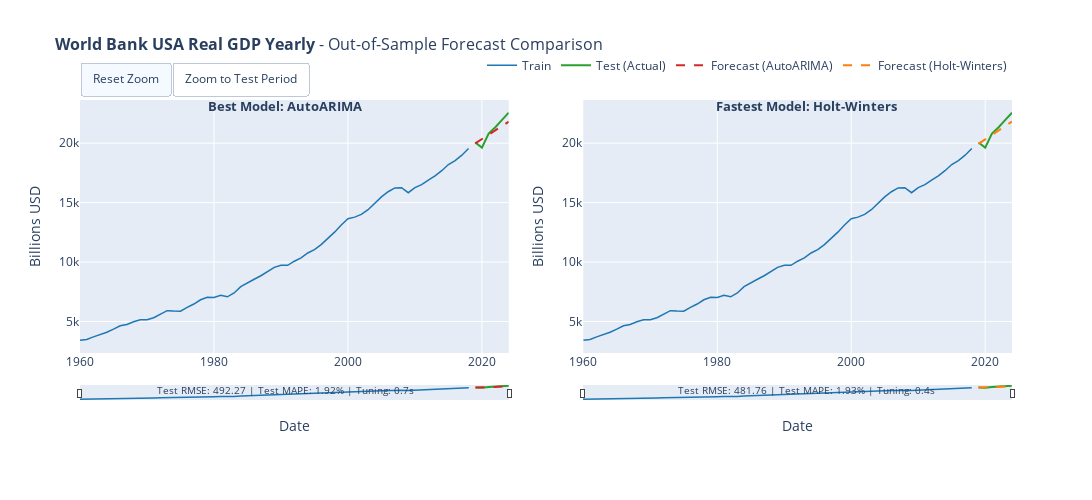

Notebook source saved alongside this figure:
### Code cell
# 10. Interactive Visualization (Plotly)
#
# Interactive forecast comparison with zoom, pan, and hover capabilities.

def create_interactive_forecast_plot(train_series, test_series, predictions_dict, dataset_name, target_column=None, value_unit=None):
    """
    Create interactive forecast comparison plot using Plotly.
    
    Args:
        train_series: Training TimeSeries
        test_series: Test TimeSeries (actual values)
        predictions_dict: Dictionary with 'best_rmse' and 'fastest' predictions
        dataset_name: Name for the plot title
        target_column: Name of the target variable
        value_unit: Unit label for the y-axis (e.g., 'Billions USD')
    
    Returns:
        Plotly Figure object
    """
    n_plots = len([k for k in ['best_rmse', 'fastest'] if predictions_dict.get(k)])
    if n_plots == 0:
        return None
    
    same_model = predictions_dict.get('best_rmse', {}).get('model') == predictions_dict.get('fastest', {}).get('model')
    if same_model:
        n_plots = 1
    
    fig = make_subplots(rows=1, cols=n_plots, horizontal_spacing=0.08)
    
    colors = {'train': '#1f77b4', 'test': '#2ca02c', 'pred1': '#d62728', 'pred2': '#ff7f0e'}
    
    # Determine y-axis label
    y_label = value_unit if value_unit else (target_column if target_column else 'Value')
    
    def add_traces(pred_key, col, show_legend=True, show_forecast_legend_only=False):
        if pred_key not in predictions_dict:
            return
        pred_info = predictions_dict[pred_key]
        pred = pred_info['prediction']
        
        fig.add_trace(go.Scatter(
            x=train_series.time_index, y=train_series.values().flatten(),
            mode='lines', name='Train', line=dict(color=colors['train'], width=1.5),
            showlegend=show_legend and not show_forecast_legend_only, 
            hovertemplate='<b>Train</b><br>Date: %{x}<br>Value: %{y:.2f}<extra></extra>'
        ), row=1, col=col)
        
        fig.add_trace(go.Scatter(
            x=test_series.time_index, y=test_series.values().flatten(),
            mode='lines', name='Test (Actual)', line=dict(color=colors['test'], width=2),
            showlegend=show_legend and not show_forecast_legend_only, 
            hovertemplate='<b>Actual</b><br>Date: %{x}<br>Value: %{y:.2f}<extra></extra>'
        ), row=1, col=col)
        
        pred_color = colors['pred1'] if col == 1 else colors['pred2']
        fig.add_trace(go.Scatter(
            x=pred.time_index, y=pred.values().flatten(),
            mode='lines', name=f'Forecast ({pred_info["model"]})', 
            line=dict(color=pred_color, width=2, dash='dash'),
            showlegend=show_legend, 
            hovertemplate=f'<b>{pred_info["model"]}</b><br>Date: %{{x}}<br>Pred: %{{y:.2f}}<extra></extra>'
        ), row=1, col=col)
    
    if 'best_rmse' in predictions_dict:
        add_traces('best_rmse', 1, show_legend=True)
    if not same_model and 'fastest' in predictions_dict:
        add_traces('fastest', 2, show_legend=True, show_forecast_legend_only=True)
    
    fig.update_layout(
        title=dict(text=f'<b>{dataset_name}</b> - Out-of-Sample Forecast Comparison', font=dict(size=16)),
        width=1700, height=500, hovermode='x unified',
        legend=dict(orientation='h', yanchor='bottom', y=1.08, xanchor='right', x=1),
        xaxis=dict(rangeslider=dict(visible=True, thickness=0.05), type='date', title='Date'),
        yaxis=dict(title=y_label)
    )
    
    if n_plots == 2:
        fig.update_xaxes(rangeslider=dict(visible=True, thickness=0.05), type='date', title='Date', row=1, col=2)
        fig.update_yaxes(title=y_label, row=1, col=2)
    
    annotations = []
    if 'best_rmse' in predictions_dict:
        info = predictions_dict['best_rmse']
        annotations.append(dict(
            x=0.22 if n_plots == 2 else 0.5, y=1.02, xref='paper', yref='paper',
            text=f"<b>Best Model: {info['model']}</b>", showarrow=False, font=dict(size=13), xanchor='center'
        ))
        annotations.append(dict(
            x=0.22 if n_plots == 2 else 0.5, y=-0.18, xref='paper', yref='paper',
            text=f"Test RMSE: {info['rmse']:.2f} | Test MAPE: {info['mape']:.2f}% | Tuning: {info['tuning_time']:.1f}s",
            showarrow=False, font=dict(size=10), xanchor='center'
        ))
    if not same_model and 'fastest' in predictions_dict:
        info = predictions_dict['fastest']
        annotations.append(dict(
            x=0.78, y=1.02, xref='paper', yref='paper',
            text=f"<b>Fastest Model: {info['model']}</b>", showarrow=False, font=dict(size=13), xanchor='center'
        ))
        annotations.append(dict(
            x=0.78, y=-0.18, xref='paper', yref='paper',
            text=f"Test RMSE: {info['rmse']:.2f} | Test MAPE: {info['mape']:.2f}% | Tuning: {info['tuning_time']:.1f}s",
            showarrow=False, font=dict(size=10), xanchor='center'
        ))
    
    fig.update_layout(
        annotations=annotations, margin=dict(b=100),
        updatemenus=[dict(
            type="buttons", direction="left", x=0.0, xanchor="left", y=1.15, yanchor="top",
            buttons=[
                dict(args=[{"xaxis.autorange": True, "xaxis2.autorange": True}], label="Reset Zoom", method="relayout"),
                dict(args=[{"xaxis.range": [test_series.start_time(), test_series.end_time()],
                           "xaxis2.range": [test_series.start_time(), test_series.end_time()]}], 
                     label="Zoom to Test Period", method="relayout")
            ]
        )]
    )
    return fig

if 'final_predictions' in dir() and final_predictions:
    fig = create_interactive_forecast_plot(
        train, test, final_predictions, DATASET_CONFIG['name'], 
        target_column=DATASET_CONFIG['target_column'],
        value_unit=DATASET_CONFIG.get('value_unit')
    )
    if fig:
        fig.show()

### Figure 1 — Plotly figure (JSON) as saved in the notebook; plotly's stock layout.template omitted (floating-point values rounded to 4 significant figures)
{"data": [{"hovertemplate": "<b>Train</b><br>Date: %{x}<br>Value: %{y:.2f}<extra></extra>", "line": {"color": "#1f77b4", "width": 1.5}, "mode": "lines", "name": "Train", "showlegend": true, "type": "scatter", "x": ["1960-01-01T00:00:00.000000000", "1961-01-01T00:00:00.000000000", "1962-01-01T00:00:00.000000000", "1963-01-01T00:00:00.000000000", "1964-01-01T00:00:00.000000000", "1965-01-01T00:00:00.000000000", "1966-01-01T00:00:00.000000000", "1967-01-01T00:00:00.000000000", "1968-01-01T00:00:00.000000000", "1969-01-01T00:00:00.000000000", "1970-01-01T00:00:00.000000000", "1971-01-01T00:00:00.000000000", "1972-01-01T00:00:00.000000000", "1973-01-01T00:00:00.000000000", "1974-01-01T00:00:00.000000000", "1975-01-01T00:00:00.000000000", "1976-01-01T00:00:00.000000000", "1977-01-01T00:00:00.000000000", "1978-01-01T00:00:00.000000000", "1979-01-01T00:00:00.000000000", "1980-01-01T00:00:00.000000000", "1981-01-01T00:00:00.000000000", "1982-01-01T00:00:00.000000000", "1983-01-01T00:00:00.000000000", "1984-01-01T00:00:00.000000000", "1985-01-01T00:00:00.000000000", "1986-01-01T00:00:00.000000000", "1987-01-01T00:00:00.000000000", "1988-01-01T00:00:00.000000000", "1989-01-01T00:00:00.000000000", "1990-01-01T00:00:00.000000000", "1991-01-01T00:00:00.000000000", "1992-01-01T00:00:00.000000000", "1993-01-01T00:00:00.000000000", "1994-01-01T00:00:00.000000000", "1995-01-01T00:00:00.000000000", "1996-01-01T00:00:00.000000000", "1997-01-01T00:00:00.000000000", "1998-01-01T00:00:00.000000000", "1999-01-01T00:00:00.000000000", "2000-01-01T00:00:00.000000000", "2001-01-01T00:00:00.000000000", "2002-01-01T00:00:00.000000000", "2003-01-01T00:00:00.000000000", "2004-01-01T00:00:00.000000000", "2005-01-01T00:00:00.000000000", "2006-01-01T00:00:00.000000000", "2007-01-01T00:00:00.000000000", "2008-01-01T00:00:00.000000000", "2009-01-01T00:00:00.000000000", "2010-01-01T00:00:00.000000000", "2011-01-01T00:00:00.000000000", "2012-01-01T00:00:00.000000000", "2013-01-01T00:00:00.000000000", "2014-01-01T00:00:00.000000000", "2015-01-01T00:00:00.000000000", "2016-01-01T00:00:00.000000000", "2017-01-01T00:00:00.000000000", "2018-01-01T00:00:00.000000000"], "xaxis": "x", "y": [3415.0, 3493.0, 3706.0, 3869.0, 4094.0, 4356.0, 4639.0, 4755.0, 4983.0, 5137.0, 5149.0, 5318.0, 5598.0, 5914.0, 5882.0, 5870.0, 6186.0, 6472.0, 6830.0, 7046.0, 7028.0, 7207.0, 7077.0, 7401.0, 7937.0, 8267.0, 8554.0, 8849.0, 9219.0, 9557.0, 9738.0, 9727.0, 10070.0, 10350.0, 10760.0, 11050.0, 11470.0, 11980.0, 12520.0, 13120.0, 13650.0, 13780.0, 14020.0, 14410.0, 14960.0, 15480.0, 15910.0, 16230.0, 16250.0, 15830.0, 16260.0, 16510.0, 16890.0, 17250.0, 17690.0, 18210.0, 18540.0, 18990.0, 19560.0], "yaxis": "y"}, {"hovertemplate": "<b>Actual</b><br>Date: %{x}<br>Value: %{y:.2f}<extra></extra>", "line": {"color": "#2ca02c", "width": 2}, "mode": "lines", "name": "Test (Actual)", "showlegend": true, "type": "scatter", "x": ["2019-01-01T00:00:00.000000000", "2020-01-01T00:00:00.000000000", "2021-01-01T00:00:00.000000000", "2022-01-01T00:00:00.000000000", "2023-01-01T00:00:00.000000000", "2024-01-01T00:00:00.000000000"], "xaxis": "x", "y": [20060.0, 19630.0, 20820.0, 21340.0, 21960.0, 22570.0], "yaxis": "y"}, {"hovertemplate": "<b>AutoARIMA</b><br>Date: %{x}<br>Pred: %{y:.2f}<extra></extra>", "line": {"color": "#d62728", "dash": "dash", "width": 2}, "mode": "lines", "name": "Forecast (AutoARIMA)", "showlegend": true, "type": "scatter", "x": ["2019-01-01T00:00:00.000000000", "2020-01-01T00:00:00.000000000", "2021-01-01T00:00:00.000000000", "2022-01-01T00:00:00.000000000", "2023-01-01T00:00:00.000000000", "2024-01-01T00:00:00.000000000"], "xaxis": "x", "y": [19980.0, 20350.0, 20710.0, 21080.0, 21440.0, 21810.0], "yaxis": "y"}, {"hovertemplate": "<b>Train</b><br>Date: %{x}<br>Value: %{y:.2f}<extra></extra>", "line": {"color": "#1f77b4", "width": 1.5}, "mode": "lines", "name": "Train", "showlegend": false, "type": "scatter", "x": ["1960-01-01T00:00:00.000000000", "1961-01-01T00:00:00.000000000", "1962-01-01T00:00:00.000000000", "1963-01-01T00:00:00.000000000", "1964-01-01T00:00:00.000000000", "1965-01-01T00:00:00.000000000", "1966-01-01T00:00:00.000000000", "1967-01-01T00:00:00.000000000", "1968-01-01T00:00:00.000000000", "1969-01-01T00:00:00.000000000", "1970-01-01T00:00:00.000000000", "1971-01-01T00:00:00.000000000", "1972-01-01T00:00:00.000000000", "1973-01-01T00:00:00.000000000", "1974-01-01T00:00:00.000000000", "1975-01-01T00:00:00.000000000", "1976-01-01T00:00:00.000000000", "1977-01-01T00:00:00.000000000", "1978-01-01T00:00:00.000000000", "1979-01-01T00:00:00.000000000", "1980-01-01T00:00:00.000000000", "1981-01-01T00:00:00.000000000", "1982-01-01T00:00:00.000000000", "1983-01-01T00:00:00.000000000", "1984-01-01T00:00:00.000000000", "1985-01-01T00:00:00.000000000", "1986-01-01T00:00:00.000000000", "1987-01-01T00:00:00.000000000", "1988-01-01T00:00:00.000000000", "1989-01-01T00:00:00.000000000", "1990-01-01T00:00:00.000000000", "1991-01-01T00:00:00.000000000", "1992-01-01T00:00:00.000000000", "1993-01-01T00:00:00.000000000", "1994-01-01T00:00:00.000000000", "1995-01-01T00:00:00.000000000", "1996-01-01T00:00:00.000000000", "1997-01-01T00:00:00.000000000", "1998-01-01T00:00:00.000000000", "1999-01-01T00:00:00.000000000", "2000-01-01T00:00:00.000000000", "2001-01-01T00:00:00.000000000", "2002-01-01T00:00:00.000000000", "2003-01-01T00:00:00.000000000", "2004-01-01T00:00:00.000000000", "2005-01-01T00:00:00.000000000", "2006-01-01T00:00:00.000000000", "2007-01-01T00:00:00.000000000", "2008-01-01T00:00:00.000000000", "2009-01-01T00:00:00.000000000", "2010-01-01T00:00:00.000000000", "2011-01-01T00:00:00.000000000", "2012-01-01T00:00:00.000000000", "2013-01-01T00:00:00.000000000", "2014-01-01T00:00:00.000000000", "2015-01-01T00:00:00.000000000", "2016-01-01T00:00:00.000000000", "2017-01-01T00:00:00.000000000", "2018-01-01T00:00:00.000000000"], "xaxis": "x2", "y": [3415.0, 3493.0, 3706.0, 3869.0, 4094.0, 4356.0, 4639.0, 4755.0, 4983.0, 5137.0, 5149.0, 5318.0, 5598.0, 5914.0, 5882.0, 5870.0, 6186.0, 6472.0, 6830.0, 7046.0, 7028.0, 7207.0, 7077.0, 7401.0, 7937.0, 8267.0, 8554.0, 8849.0, 9219.0, 9557.0, 9738.0, 9727.0, 10070.0, 10350.0, 10760.0, 11050.0, 11470.0, 11980.0, 12520.0, 13120.0, 13650.0, 13780.0, 14020.0, 14410.0, 14960.0, 15480.0, 15910.0, 16230.0, 16250.0, 15830.0, 16260.0, 16510.0, 16890.0, 17250.0, 17690.0, 18210.0, 18540.0, 18990.0, 19560.0], "yaxis": "y2"}, {"hovertemplate": "<b>Actual</b><br>Date: %{x}<br>Value: %{y:.2f}<extra></extra>", "line": {"color": "#2ca02c", "width": 2}, "mode": "lines", "name": "Test (Actual)", "showlegend": false, "type": "scatter", "x": ["2019-01-01T00:00:00.000000000", "2020-01-01T00:00:00.000000000", "2021-01-01T00:00:00.000000000", "2022-01-01T00:00:00.000000000", "2023-01-01T00:00:00.000000000", "2024-01-01T00:00:00.000000000"], "xaxis": "x2", "y": [20060.0, 19630.0, 20820.0, 21340.0, 21960.0, 22570.0], "yaxis": "y2"}, {"hovertemplate": "<b>Holt-Winters</b><br>Date: %{x}<br>Pred: %{y:.2f}<extra></extra>", "line": {"color": "#ff7f0e", "dash": "dash", "width": 2}, "mode": "lines", "name": "Forecast (Holt-Winters)", "showlegend": true, "type": "scatter", "x": ["2019-01-01T00:00:00.000000000", "2020-01-01T00:00:00.000000000", "2021-01-01T00:00:00.000000000", "2022-01-01T00:00:00.000000000", "2023-01-01T00:00:00.000000000", "2024-01-01T00:00:00.000000000"], "xaxis": "x2", "y": [19940.0, 20320.0, 20700.0, 21070.0, 21450.0, 21820.0], "yaxis": "y2"}], "layout": {"annotations": [{"font": {"size": 13}, "showarrow": false, "text": "<b>Best Model: AutoARIMA</b>", "x": 0.22, "xanchor": "center", "xref": "paper", "y": 1.02, "yref": "paper"}, {"font": {"size": 10}, "showarrow": false, "text": "Test RMSE: 492.27 | Test MAPE: 1.92% | Tuning: 0.7s", "x": 0.22, "xanchor": "center", "xref": "paper", "y": -0.18, "yref": "paper"}, {"font": {"size": 13}, "showarrow": false, "text": "<b>Fastest Model: Holt-Winters</b>", "x": 0.78, "xanchor": "center", "xref": "paper", "y": 1.02, "yref": "paper"}, {"font": {"size": 10}, "showarrow": false, "text": "Test RMSE: 481.76 | Test MAPE: 1.93% | Tuning: 0.4s", "x": 0.78, "xanchor": "center", "xref": "paper", "y": -0.18, "yref": "paper"}], "height": 500, "hovermode": "x unified", "legend": {"orientation": "h", "x": 1, "xanchor": "right", "y": 1.08, "yanchor": "bottom"}, "margin": {"b": 100}, "title": {"font": {"size": 16}, "text": "<b>World Bank USA Real GDP Yearly</b> - Out-of-Sample Forecast Comparison"}, "updatemenus": [{"buttons": [{"args": [{"xaxis.autorange": true, "xaxis2.autorange": true}], "label": "Reset Zoom", "method": "relayout"}, {"args": [{"xaxis.range": ["2019-01-01T00:00:00", "2024-01-01T00:00:00"], "xaxis2.range": ["2019-01-01T00:00:00", "2024-01-01T00:00:00"]}], "label": "Zoom to Test Period", "method": "relayout"}], "direction": "left", "type": "buttons", "x": 0, "xanchor": "left", "y": 1.15, "yanchor": "top"}], "width": 1700, "xaxis": {"anchor": "y", "domain": [0, 0.46], "rangeslider": {"thickness": 0.05, "visible": true}, "title": {"text": "Date"}, "type": "date"}, "xaxis2": {"anchor": "y2", "domain": [0.54, 1], "rangeslider": {"thickness": 0.05, "visible": true}, "title": {"text": "Date"}, "type": "date"}, "yaxis": {"anchor": "x", "domain": [0, 1], "title": {"text": "Billions USD"}}, "yaxis2": {"anchor": "x2", "domain": [0, 1], "title": {"text": "Billions USD"}}}}
